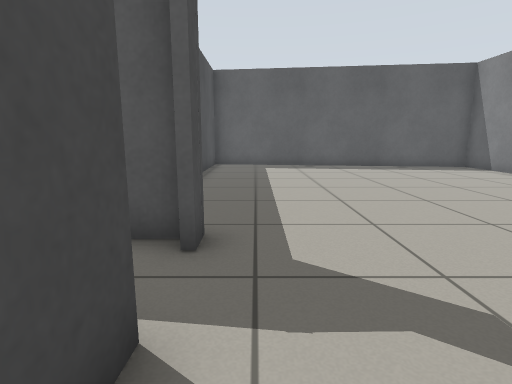
View 1 (above)

23 first-person views from a walk through a robot-simulator world made for Gazebo. The camera is 0.72 m above the floor, tilts 10° down and sees 80° across. The floor is counted in squares, 0.5 m on a side. Each view is taken from the middle of a square. On the plan, view 1 faces up. The plan holds only what a view shows up to about 14 squares ahead; the rest is blank. The place goes on beyond the plan.

View 2
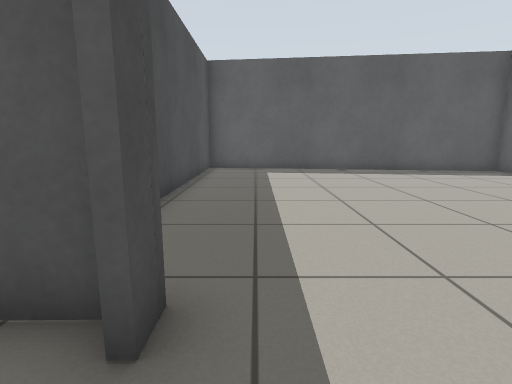

View 3
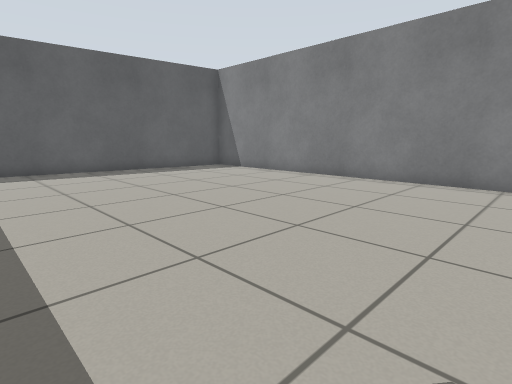

View 4
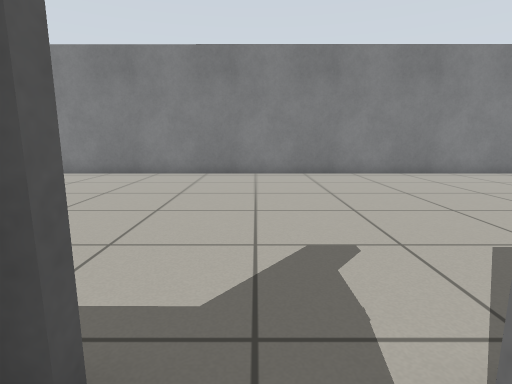

View 5
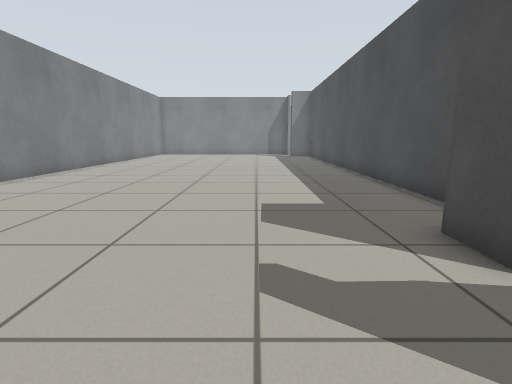

View 6
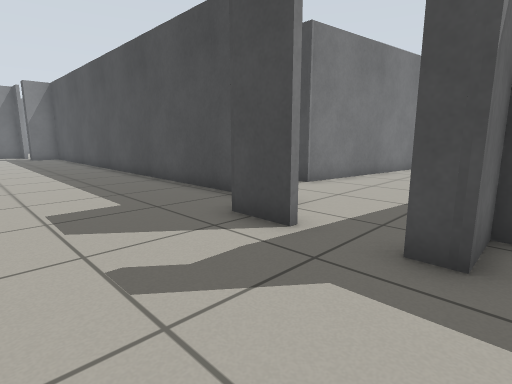

View 7
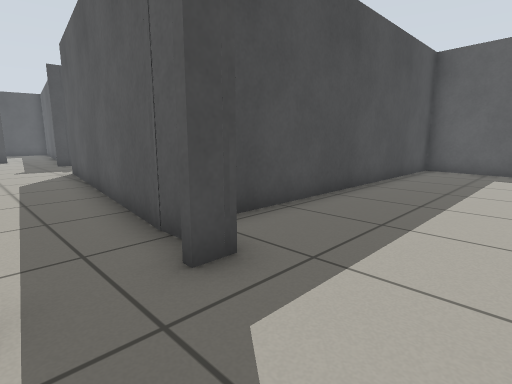

View 8
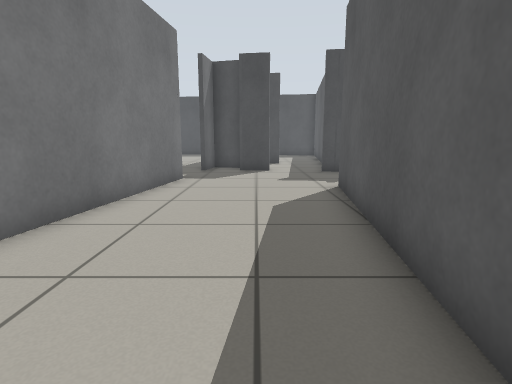

View 9
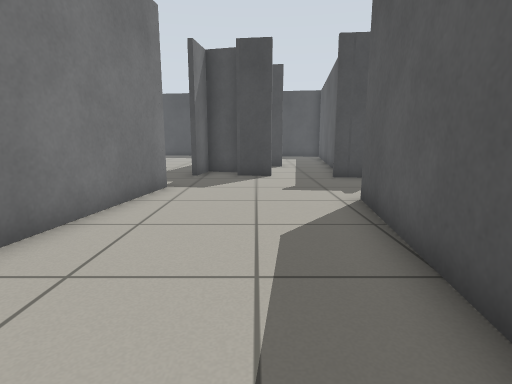

View 10
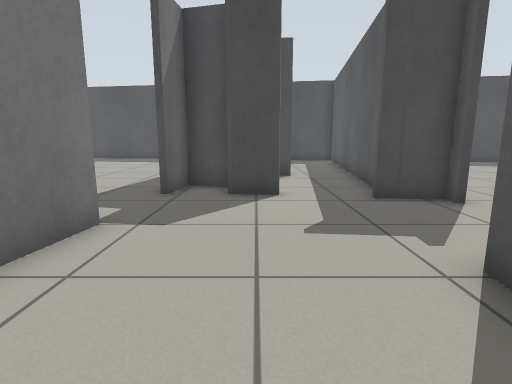

View 11
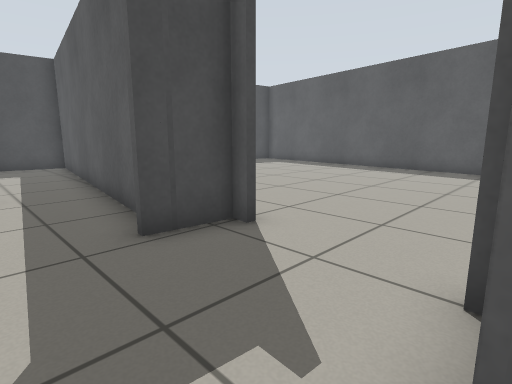

View 12
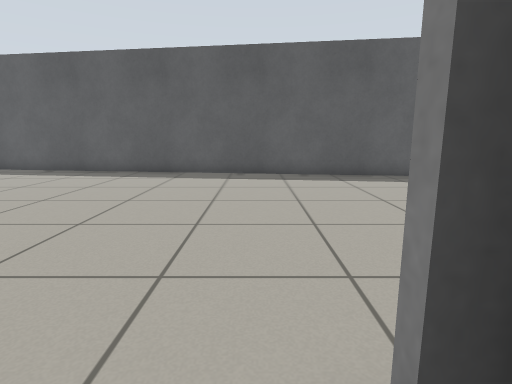

View 13
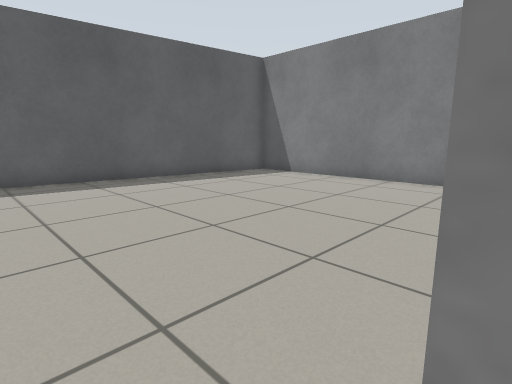

View 14
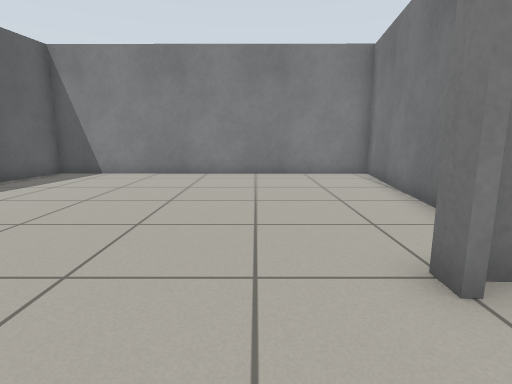

View 15
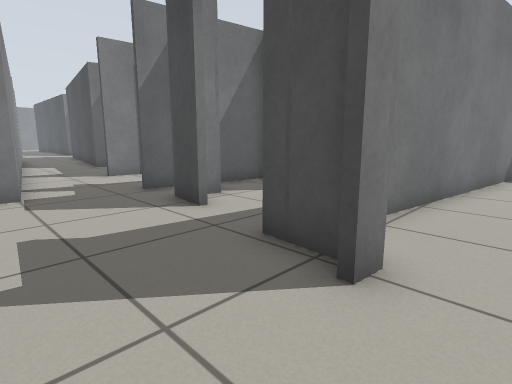

View 16
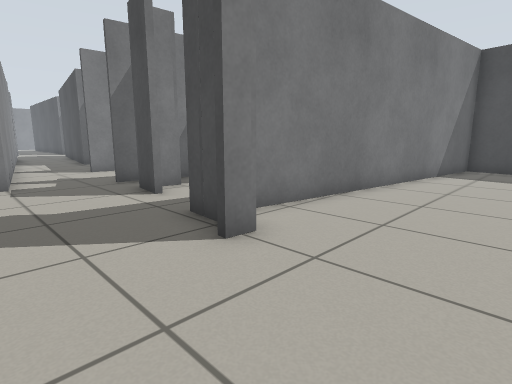

View 17
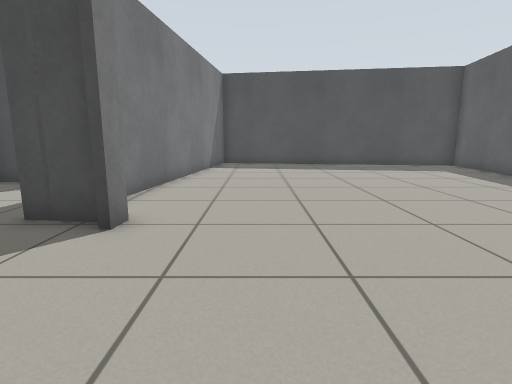

View 18
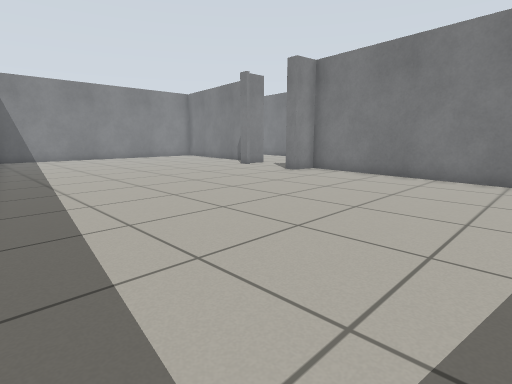

View 19
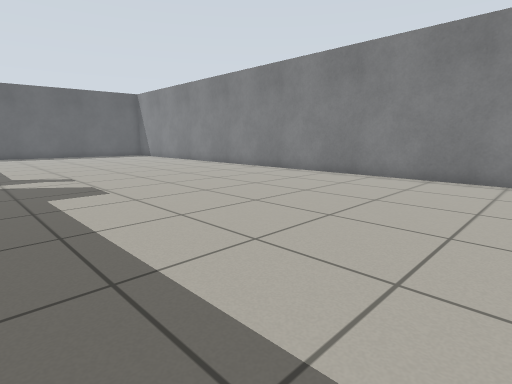

View 20
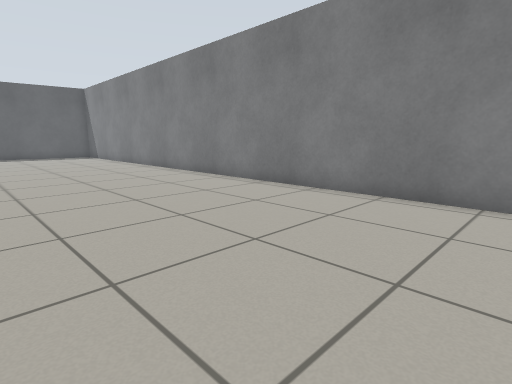

View 21
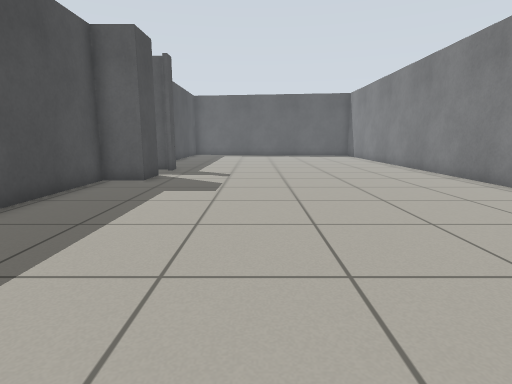

View 22
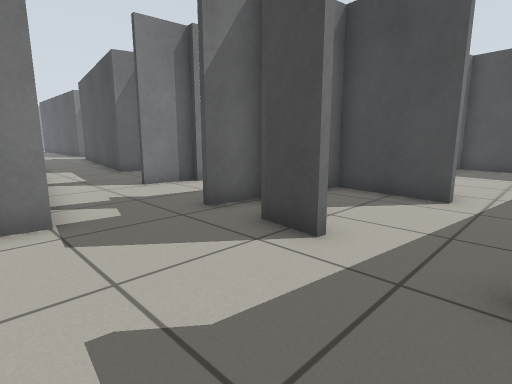

View 23
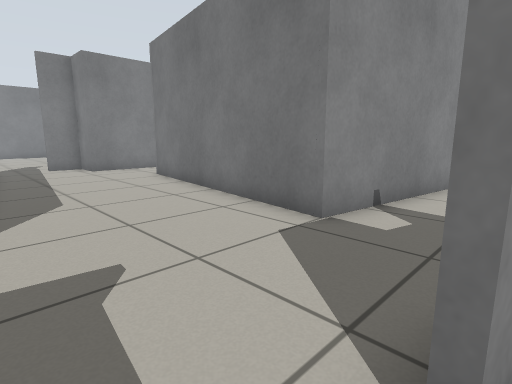

### Floor plan
Ten units are one square. View 1 is at (0, 0); x grows to the right and y downward. Boxes are objects, and circles mark ways between rooms. Rooms are numbered by the first view taken in them; rooms with no view inside come last. Other rooms are left out.
<svg viewBox="-261 -207 372 316">
<path fill="none" stroke="#000" d="M-8 -20 -9 -5 -23 -4 -23 104M-10 -42 -25 -42M-25 -6 -10 -6 -10 -20M105 96 106 -153 -18 -170M-23 -171 -23 -44 -8 -44 -8 -38M-167 -37 -169 -22M-181 -26 -174 -25M-161 -75 -163 -59M-189 26 -189 30M-23 -42 -122 -55M-153 87 -140 -3 -53 9M-191 72 -182 75 -184 92M-170 -31 -169 -37M-125 -71 -119 -71M-164 -70 -163 -77 -156 -77M-89 -53 -25 -44 -25 -172M-256 -77 -168 -65M-18 -170 -255 -202M-207 -45 -211 -14 -189 -10M-177 -64 -224 -71"/>
<circle cx="-15" cy="-25" r="3" fill="#2a7"/>
<circle cx="-140" cy="-65" r="3" fill="#2a7"/>
<circle cx="-175" cy="-45" r="3" fill="#2a7"/>
<text x="40" y="-30">1</text>
<text x="-120" y="-10">2</text>
<text x="-140" y="-130">3</text>
<text x="-200" y="-40">4</text>
</svg>
Room 1 opens to room 2. Room 2 opens to room 3. Room 2 opens to room 4.

Where each view was taken, in squares from view 1:
view 1: 0 up, 0 right, facing up
view 2: 2 up, 0 right, facing up
view 3: 2 up, 0 right, facing up-right
view 4: 3 up, 2 left, facing right
view 5: 5 up, 2 right, facing down
view 6: 5 up, 3 right, facing down-left
view 7: 2 up, 2 right, facing up-left
view 8: 3 up, 3 left, facing left
view 9: 3 up, 5 left, facing left
view 10: 3 up, 9 left, facing left
view 11: 4 up, 12 left, facing up-left
view 12: 6 up, 13 left, facing up
view 13: 7 up, 13 left, facing up-right
view 14: 9 up, 15 left, facing right
view 15: 9 up, 13 left, facing down-left
view 16: 11 up, 13 left, facing down-left
view 17: 10 up, 11 left, facing left
view 18: 19 up, 25 left, facing down-right
view 19: 10 down, 1 left, facing up-right
view 20: 10 down, 3 right, facing up-right
view 21: 10 down, 3 right, facing up
view 22: 6 up, 13 left, facing down-left
view 23: 5 up, 17 left, facing down-right
